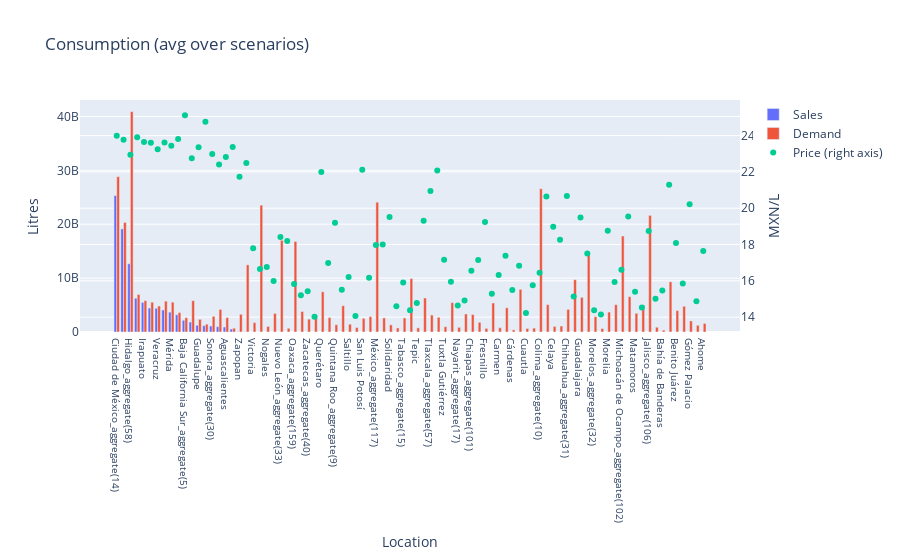

Notebook cell for this chart:
### Markdown cell above
# Plot relevant information

### Code cell
sess().plot_market_consumption(opt_market_stats, demand_stats, period_stats)

### Figure 1 — Plotly figure (JSON) as saved in the notebook; plotly's stock layout.template omitted (floating-point values rounded to 4 significant figures)
{"data": [{"name": "Sales", "type": "bar", "x": ["Ciudad de México_aggregate(14)", "Iztapalapa", "Hidalgo_aggregate(58)", "Gustavo A. Madero", "Irapuato", "Monterrey", "Veracruz", "Guerrero_aggregate(66)", "Mérida", "Durango_aggregate(26)", "Baja California Sur_aggregate(5)", "León", "Guadalupe", "Acapulco de Juárez", "Sonora_aggregate(30)", "Sinaloa_aggregate(15)", "Aguascalientes", "Aguascalientes_aggregate(10)", "Zapopan", "Puebla_aggregate(137)", "Victoria", "Veracruz de Ignacio de la Llave_aggregate(167)", "Nogales", "Nuevo Laredo", "Nuevo León_aggregate(33)", "Oaxaca de Juárez", "Oaxaca_aggregate(159)", "Pachuca de Soto", "Zacatecas_aggregate(40)", "Puebla", "Querétaro", "Querétaro_aggregate(12)", "Quintana Roo_aggregate(9)", "Reynosa", "Saltillo", "San Juan del Río", "San Luis Potosí", "San Luis Potosí_aggregate(40)", "México_aggregate(117)", "Soledad de Graciano Sánchez", "Solidaridad", "Zacatecas", "Tabasco_aggregate(15)", "Tamaulipas_aggregate(26)", "Tepic", "Tijuana", "Tlaxcala_aggregate(57)", "Torreón", "Tuxtla Gutiérrez", "Yucatán_aggregate(86)", "Nayarit_aggregate(17)", "Centro", "Chiapas_aggregate(101)", "Cuernavaca", "Fresnillo", "Ecatepec de Morelos", "Carmen", "Durango", "Cárdenas", "Culiacán", "Cuautla", "Campeche_aggregate(10)", "Colima_aggregate(10)", "Coahuila de Zaragoza_aggregate(27)", "Celaya", "Chilpancingo de los Bravo", "Chihuahua_aggregate(31)", "Chihuahua", "Guadalajara", "Guanajuato_aggregate(39)", "Morelos_aggregate(32)", "Jiutepec", "Morelia", "Apodaca", "Michoacán de Ocampo_aggregate(102)", "Mazatlán", "Matamoros", "Juárez", "Jalisco_aggregate(106)", "Campeche", "Bahía de Banderas", "Baja California_aggregate(5)", "Benito Juárez", "Hermosillo", "Gómez Palacio", "Cajeme", "Ahome"], "y": [25320000000.0, 19130000000.0, 12660000000.0, 6264000000.0, 5499000000.0, 4450000000.0, 4408000000.0, 4080000000.0, 3689000000.0, 3195000000.0, 2175000000.0, 1847000000.0, 1245000000.0, 1176000000.0, 1112000000.0, 994700000.0, 925500000.0, 545300000.0, 53330000.0, 49970000.0, 0, 0, 0, 0, 0, 0, 0, 0, 0, 0, 0, 0, 0, 0, 0, 0, 0, 0, 0, 0, 0, 0, 0, 0, 0, 0, 0, 0, 0, 0, 0, 0, 0, 0, 0, 0, 0, 0, 0, 0, 0, 0, 0, 0, 0, 0, 0, 0, 0, 0, 0, 0, 0, 0, 0, 0, 0, 0, 0, 0, 0, 0, 0, 0, 0, 0, 0], "yaxis": "y"}, {"name": "Demand", "type": "bar", "x": ["Acapulco de Juárez", "Aguascalientes", "Aguascalientes_aggregate(10)", "Ahome", "Apodaca", "Bahía de Banderas", "Baja California Sur_aggregate(5)", "Baja California_aggregate(5)", "Benito Juárez", "Cajeme", "Campeche", "Campeche_aggregate(10)", "Carmen", "Celaya", "Centro", "Chiapas_aggregate(101)", "Chihuahua", "Chihuahua_aggregate(31)", "Chilpancingo de los Bravo", "Ciudad de México_aggregate(14)", "Coahuila de Zaragoza_aggregate(27)", "Colima_aggregate(10)", "Cuautla", "Cuernavaca", "Culiacán", "Cárdenas", "Durango", "Durango_aggregate(26)", "Ecatepec de Morelos", "Fresnillo", "Guadalajara", "Guadalupe", "Guanajuato_aggregate(39)", "Guerrero_aggregate(66)", "Gustavo A. Madero", "Gómez Palacio", "Hermosillo", "Hidalgo_aggregate(58)", "Irapuato", "Iztapalapa", "Jalisco_aggregate(106)", "Jiutepec", "Juárez", "León", "Matamoros", "Mazatlán", "Michoacán de Ocampo_aggregate(102)", "Monterrey", "Morelia", "Morelos_aggregate(32)", "Mérida", "México_aggregate(117)", "Nayarit_aggregate(17)", "Nogales", "Nuevo Laredo", "Nuevo León_aggregate(33)", "Oaxaca de Juárez", "Oaxaca_aggregate(159)", "Pachuca de Soto", "Puebla", "Puebla_aggregate(137)", "Querétaro", "Querétaro_aggregate(12)", "Quintana Roo_aggregate(9)", "Reynosa", "Saltillo", "San Juan del Río", "San Luis Potosí", "San Luis Potosí_aggregate(40)", "Sinaloa_aggregate(15)", "Soledad de Graciano Sánchez", "Solidaridad", "Sonora_aggregate(30)", "Tabasco_aggregate(15)", "Tamaulipas_aggregate(26)", "Tepic", "Tijuana", "Tlaxcala_aggregate(57)", "Torreón", "Tuxtla Gutiérrez", "Veracruz", "Veracruz de Ignacio de la Llave_aggregate(167)", "Victoria", "Yucatán_aggregate(86)", "Zacatecas", "Zacatecas_aggregate(40)", "Zapopan"], "y": [1454000000.0, 2668000000.0, 699000000.0, 1590000000.0, 5071000000.0, 342200000.0, 2655000000.0, 9315000000.0, 3974000000.0, 1245000000.0, 887400000.0, 724000000.0, 795700000.0, 1034000000.0, 3353000000.0, 3245000000.0, 9704000000.0, 4199000000.0, 1105000000.0, 28825724658, 5078000000.0, 26580000000.0, 660000000.0, 1797000000.0, 7912000000.0, 393000000.0, 4489000000.0, 3610000000.0, 5378000000.0, 673600000.0, 6423000000.0, 2350000000.0, 14830000000.0, 5721000000.0, 6961000000.0, 2058000000.0, 4773000000.0, 40900000000.0, 5827000000.0, 20330000000.0, 21640000000.0, 635200000.0, 4993000000.0, 5819000000.0, 3477000000.0, 6553000000.0, 17820000000.0, 5532000000.0, 3696000000.0, 2849000000.0, 5536000000.0, 24090000000.0, 864000000.0, 1033000000.0, 3443000000.0, 17020000000.0, 692800000.0, 16810000000.0, 3805000000.0, 3110000000.0, 12470000000.0, 7462000000.0, 2667000000.0, 1343000000.0, 4876000000.0, 1445000000.0, 837400000.0, 2539000000.0, 2853000000.0, 4189000000.0, 2615000000.0, 1329000000.0, 2901000000.0, 2609000000.0, 9907000000.0, 768700000.0, 6312000000.0, 3143000000.0, 2728000000.0, 984400000.0, 4819000000.0, 23540000000.0, 1744000000.0, 5460000000.0, 751800000.0, 2387000000.0, 3288000000.0], "yaxis": "y"}, {"mode": "markers", "name": "Price (right axis)", "type": "scatter", "x": ["Acapulco de Juárez", "Aguascalientes", "Aguascalientes_aggregate(10)", "Ahome", "Apodaca", "Bahía de Banderas", "Baja California Sur_aggregate(5)", "Baja California_aggregate(5)", "Benito Juárez", "Cajeme", "Campeche", "Campeche_aggregate(10)", "Carmen", "Celaya", "Centro", "Chiapas_aggregate(101)", "Chihuahua", "Chihuahua_aggregate(31)", "Chilpancingo de los Bravo", "Ciudad de México_aggregate(14)", "Coahuila de Zaragoza_aggregate(27)", "Colima_aggregate(10)", "Cuautla", "Cuernavaca", "Culiacán", "Cárdenas", "Durango", "Durango_aggregate(26)", "Ecatepec de Morelos", "Fresnillo", "Guadalajara", "Guadalupe", "Guanajuato_aggregate(39)", "Guerrero_aggregate(66)", "Gustavo A. Madero", "Gómez Palacio", "Hermosillo", "Hidalgo_aggregate(58)", "Irapuato", "Iztapalapa", "Jalisco_aggregate(106)", "Jiutepec", "Juárez", "León", "Matamoros", "Mazatlán", "Michoacán de Ocampo_aggregate(102)", "Monterrey", "Morelia", "Morelos_aggregate(32)", "Mérida", "México_aggregate(117)", "Nayarit_aggregate(17)", "Nogales", "Nuevo Laredo", "Nuevo León_aggregate(33)", "Oaxaca de Juárez", "Oaxaca_aggregate(159)", "Pachuca de Soto", "Puebla", "Puebla_aggregate(137)", "Querétaro", "Querétaro_aggregate(12)", "Quintana Roo_aggregate(9)", "Reynosa", "Saltillo", "San Juan del Río", "San Luis Potosí", "San Luis Potosí_aggregate(40)", "Sinaloa_aggregate(15)", "Soledad de Graciano Sánchez", "Solidaridad", "Sonora_aggregate(30)", "Tabasco_aggregate(15)", "Tamaulipas_aggregate(26)", "Tepic", "Tijuana", "Tlaxcala_aggregate(57)", "Torreón", "Tuxtla Gutiérrez", "Veracruz", "Veracruz de Ignacio de la Llave_aggregate(167)", "Victoria", "Yucatán_aggregate(86)", "Zacatecas", "Zacatecas_aggregate(40)", "Zapopan"], "y": [24.76, 22.82, 23.38, 17.64, 15.94, 15.46, 25.12, 21.3, 18.09, 14.87, 15.01, 15.76, 16.32, 18.98, 14.91, 16.55, 15.13, 20.67, 18.26, 24.0, 20.64, 16.45, 14.23, 17.15, 16.84, 15.49, 17.39, 23.81, 15.28, 19.24, 19.5, 23.36, 17.51, 23.61, 23.91, 20.22, 15.85, 22.94, 23.65, 23.78, 18.75, 14.15, 14.53, 22.76, 15.4, 19.54, 16.61, 23.61, 18.75, 14.37, 23.44, 17.98, 14.64, 16.76, 15.99, 18.42, 18.19, 15.83, 15.2, 14.03, 22.49, 22.0, 16.98, 19.2, 15.51, 16.2, 14.06, 22.12, 16.17, 22.41, 18.0, 19.52, 22.98, 15.9, 14.37, 14.78, 19.31, 20.95, 22.08, 17.16, 23.25, 16.65, 17.8, 15.95, 14.6, 15.42, 21.73], "yaxis": "y2"}], "layout": {"barmode": "group", "title": {"text": "Consumption (avg over scenarios)"}, "xaxis": {"showticklabels": true, "side": "bottom", "tickfont": {"size": 10}, "title": {"text": "Location"}}, "yaxis": {"title": {"text": "Litres"}}, "yaxis2": {"overlaying": "y", "side": "right", "title": {"text": "MXN/L"}}}}
